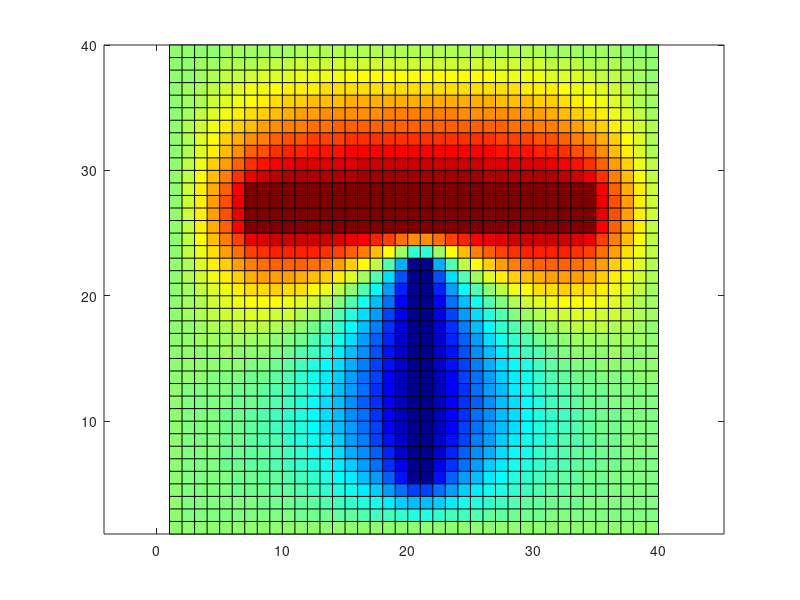

The MATLAB script that drew this image:
% Resolution equation de Laplace
%
clear
close all
clc

%% Q1

%% Dimensions / maillage
dx=1; % cm
dy=1; % cm
Nx = 40;
Ny = 40;

%% Potentiels / sources
v0 = 0; % condition aux limites (en V)
v1 = 100; % conducteur 1
v2 = -100; % conducteur 2

% Initialisation la matrice de calcul
V = zeros(Nx,Ny); % mettre toute la matrice a zero

% Conditions aux limites (Pour les cas où par exemple on a pas v0=0 sur l armature)
for j=1:Ny
    V(1,j)=v0;
    V(Nx,j)=v0;
end
for i=1:Nx
    V(i,1)=v0;
    V(i,Ny)=v0;
end

% Potentiels conducteur 1
%for i=8:35
%    for j=25;29
%        V(i,j)=v1;
%    end
%end

% Au lieu d une boucle, on peut passer les indices en vecteurs

i=7:34; % Colonnes
j=25:28; % Lignes
V(i,j)=100; % Met à +100V

% Potentiels conducteur 2

i=20:21;
j=5:22;
V(i,j)=-100;

% Figure
%figure;
%pcolor(V);
%colormap jet;

%% Q2

% Equation de calcul
%i=1;j=1;
%V(i,j)=...
%for i=2:Nx-1 % Pas besoin d aller calculer sur les bords
%    for j=2:Ny-1
%        V(i,j)=0.25*(V(i-1,j)+V(i+1,j)+V(i,j+1)+V(i,j-1));
%    end
%end
% Problème avec la boucle car on calcul de gauche a droites
% et on prend en compte nos calcul en amonts pour ceux en avals -> créer une dissymétrie donc on fait en vectoriel

i=2:Nx-1;
j=2:Ny-1;
V(i,j)=0.25*(V(i-1,j)+V(i+1,j)+V(i,j+1)+V(i,j-1));

% On a modifié les valeurs dans les conducteurs or on ne s interresse pas aux valeurs
%dedans et même le resultat obtenu sera faux car on modifie le potentiel dans le conducteur
i=7:34;j=25:28;
V(i,j)=100;
i=20:21;j=5:22;
V(i,j)=-100;

for k=1:200
    i=2:Nx-1;
    j=2:Ny-1;
    V(i,j)=0.25*(V(i-1,j)+V(i+1,j)+V(i,j+1)+V(i,j-1));
    i=7:34;j=25:28;
    V(i,j)=100;
    i=20:21;j=5:22;
    V(i,j)=-100;
end
% Figure
figure;
pcolor(V');
colormap jet;
axis equal;
